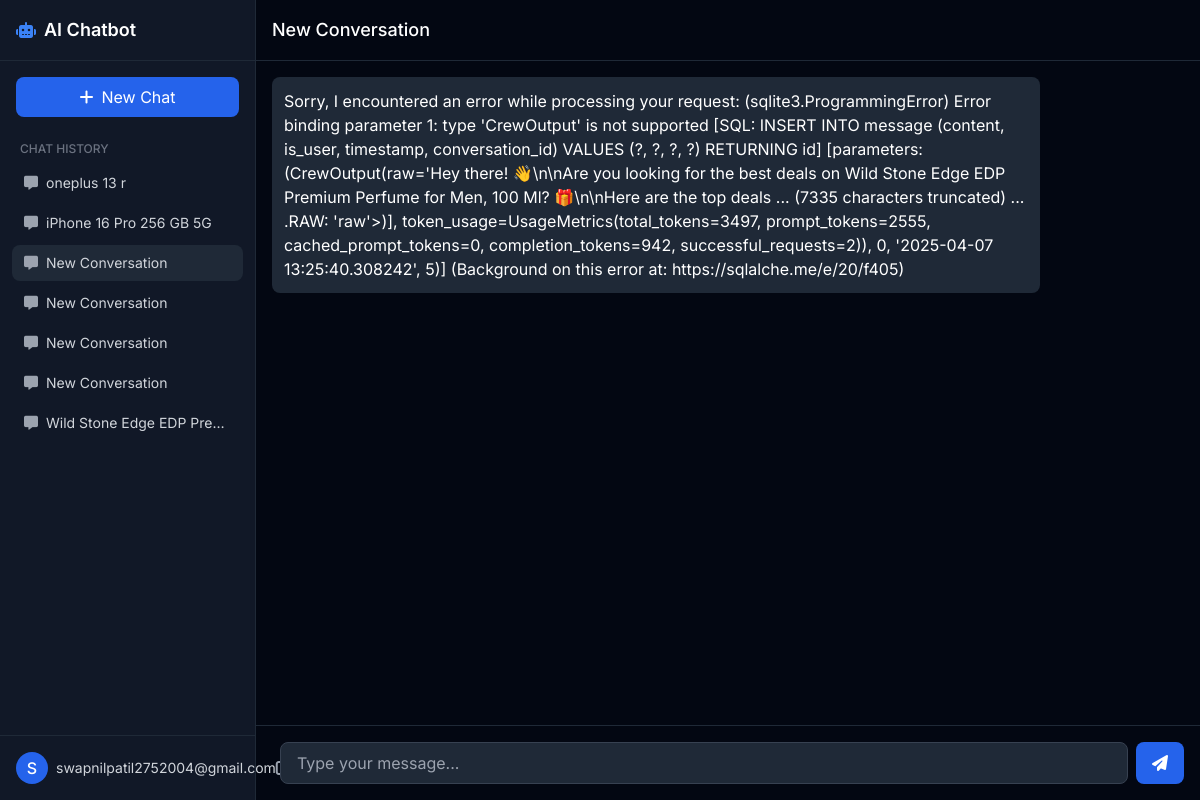
Page /conversation/2b5ee14b-39ff-4a56-9e7c-e99e80a00a5e (signed in) on the committed database.
### app.py (models this page shows)
class Conversation(db.Model):
    id = db.Column(db.Integer, primary_key=True)
    conversation_id = db.Column(db.String(36), unique=True, nullable=False)
    title = db.Column(db.String(200), nullable=False)
    created_at = db.Column(db.DateTime, default=datetime.utcnow)
    user_id = db.Column(db.Integer, db.ForeignKey('user.id'), nullable=False)
    messages = db.relationship('Message', backref='conversation', lazy=True)

class Message(db.Model):
    id = db.Column(db.Integer, primary_key=True)
    content = db.Column(db.Text, nullable=False)
    is_user = db.Column(db.Boolean, default=True)
    timestamp = db.Column(db.DateTime, default=datetime.utcnow)
    conversation_id = db.Column(db.Integer, db.ForeignKey('conversation.id'), nullable=False)

### app.py (the view)
@app.route('/conversation/<conversation_id>')
def conversation(conversation_id):
    if 'user_id' not in session:
        return redirect(url_for('login'))
    user_id = session['user_id']
    conversation = Conversation.query.filter_by(conversation_id=conversation_id, user_id=user_id).first()
    if not conversation:
        return redirect(url_for('chat'))
    user_conversations = Conversation.query.filter_by(user_id=user_id).order_by(Conversation.created_at.desc()).all()
    messages = Message.query.filter_by(conversation_id=conversation.id).order_by(Message.timestamp).all()
    return render_template('chat.html',
                          current_conversation=conversation,
                          conversations=user_conversations,
                          messages=messages)

### templates/chat.html (shortened to what this page needs)
{% extends "base.html" %}
{% block content %}
<div class="flex h-screen bg-gray-950">
    <div class="w-64 flex flex-col bg-gray-900 border-r border-gray-800">
        <div class="p-4 border-b border-gray-800">
            <div class="flex items-center justify-between">
                <div class="flex items-center space-x-2">
                    <i class="fas fa-robot text-blue-500"></i>
                    <h1 class="text-lg font-semibold text-white">AI Chatbot</h1>
                </div>
            </div>
        </div>
        <div class="p-4">
            <form action="{{ url_for('new_conversation') }}" method="POST">
                <button type="submit" class="w-full flex items-center justify-center space-x-2 bg-blue-600 hover:bg-blue-700 text-white py-2 px-4 rounded-lg transition duration-200">
                    <i class="fas fa-plus"></i>
                    <span>New Chat</span>
                </button>
            </form>
        </div>
        <div class="flex-1 overflow-y-auto px-3 py-2">
            <h2 class="text-xs uppercase text-gray-500 font-medium mb-2 px-2">Chat History</h2>
            <ul>
                {% for conv in conversations %}
                <li>
                    <a href="{{ url_for('conversation', conversation_id=conv.conversation_id) }}"
                       class="flex items-center px-3 py-2 text-sm rounded-lg mb-1 hover:bg-gray-800 {% if current_conversation and current_conversation.id == conv.id %}bg-gray-800{% endif %}">
                        <i class="fas fa-comment-alt text-gray-400 mr-2"></i>
                        <span class="truncate text-gray-300">{{ conv.title }}</span>
                    </a>
                </li>
                {% endfor %}
            </ul>
        </div>
        <div class="p-4 border-t border-gray-800">
            <div class="flex items-center justify-between">
                <div class="flex items-center space-x-2">
                    <div class="w-8 h-8 rounded-full bg-blue-600 flex items-center justify-center text-white font-medium">
                        {{ session.user_name[0].upper() }}
                    </div>
                    <span class="text-sm text-gray-300">{{ session.user_name }}</span>
                </div>
                <a href="{{ url_for('logout') }}" class="text-gray-400 hover:text-gray-300">
                </a>
            </div>
        </div>
    </div>
    <div class="flex-1 flex flex-col">
        <div class="p-4 border-b border-gray-800">
            <h2 class="text-lg font-medium text-white">
                {% if current_conversation %}
                    {{ current_conversation.title }}
                {% else %}
                    No conversation selected
                {% endif %}
            </h2>
        </div>
        <div id="messages-container" class="flex-1 overflow-y-auto p-4 space-y-6">
            {% if current_conversation and messages %}
                {% for message in messages %}
                    {% if message.is_user %}
                        <div class="flex justify-end">
                            <div class="bg-blue-600 text-white p-3 rounded-lg max-w-3xl">
                                <p>{{ message.content }}</p>
                            </div>
                        </div>
                    {% else %}
                        <div class="flex">
                            <div class="bg-gray-800 text-white p-3 rounded-lg max-w-3xl markdown">
                                <p>{{ message.content|safe }}</p>
                            </div>
                        </div>
                    {% endif %}
                {% endfor %}
            {% endif %}
        </div>
        {% if current_conversation %}
        <div class="p-4 border-t border-gray-800">
            <form id="message-form" class="flex space-x-2">
                <input type="text" id="message-input"
                    class="flex-1 bg-gray-800 text-white border border-gray-700 rounded-lg px-4 py-2 focus:outline-none focus:ring-2 focus:ring-blue-500"
                    placeholder="Type your message...">
                <button type="submit"
                    class="bg-blue-600 hover:bg-blue-700 text-white px-4 rounded-lg focus:outline-none focus:ring-2 focus:ring-blue-500 transition duration-200">
                    <i class="fas fa-paper-plane"></i>
                </button>
            </form>
        </div>
        {% endif %}
    </div>
</div>
{% endblock %}

### templates/base.html (style rules this page uses)
* { font-family: 'Inter', sans-serif; }

### rows in the picture
Conversation: title "oneplus 13 r"
Conversation: title "iPhone 16 Pro 256 GB 5G"
Conversation: title "New Conversation"
Conversation: title "New Conversation"
Conversation: title "New Conversation"
Conversation: title "New Conversation"
Conversation: title "Wild Stone Edge EDP Pre…"
Message: content "Sorry, I encountered an error while processing your request: (sqlite3.ProgrammingError) Error binding parameter 1: type 'CrewOutput' is not supported [SQL: INSERT INTO message (content, is_user, timestamp, conversation_id) VALUES (?, ?, ?, ?) RETURNING id] [parameters: (CrewOutput(raw='Hey there! 👋\\n\\nAre you looking for the best deals on Wild Stone Edge EDP Premium Perfume for Men, 100 Ml? 🎁\\n\\nHere are the top deals ... (7335 characters truncated) ... .RAW: 'raw'>)], token_usage=UsageMetrics(total_tokens=3497, prompt_tokens=2555, cached_prompt_tokens=0, completion_tokens=942, successful_requests=2)), 0, '2025-04-07 13:25:40.308242', 5)] (Background on this error at:…"

### other values in the picture
{{ session.user_name[0].upper() }} "S"
{{ session.user_name }} "swapnilpatil2752004@gmail.com"
